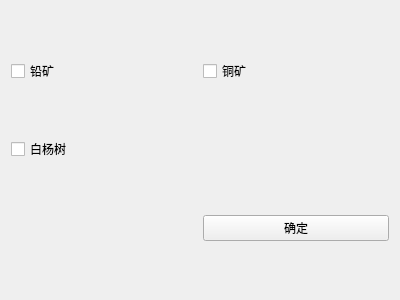
<?xml version="1.0" encoding="UTF-8"?>
<ui version="4.0">
 <class>CaiJiForm</class>
 <widget class="QWidget" name="CaiJiForm">
  <property name="geometry">
   <rect>
    <x>0</x>
    <y>0</y>
    <width>400</width>
    <height>300</height>
   </rect>
  </property>
  <property name="windowTitle">
   <string>采集设置</string>
  </property>
  <layout class="QGridLayout" name="gridLayout">
   <item row="0" column="0">
    <widget class="QCheckBox" name="checkBox">
     <property name="text">
      <string>铅矿</string>
     </property>
    </widget>
   </item>
   <item row="0" column="1">
    <widget class="QCheckBox" name="checkBox_2">
     <property name="text">
      <string>铜矿</string>
     </property>
    </widget>
   </item>
   <item row="1" column="0">
    <widget class="QCheckBox" name="checkBox_3">
     <property name="text">
      <string>白杨树</string>
     </property>
    </widget>
   </item>
   <item row="2" column="1">
    <widget class="QPushButton" name="pushButton">
     <property name="text">
      <string>确定</string>
     </property>
    </widget>
   </item>
  </layout>
 </widget>
 <resources/>
 <connections/>
</ui>
